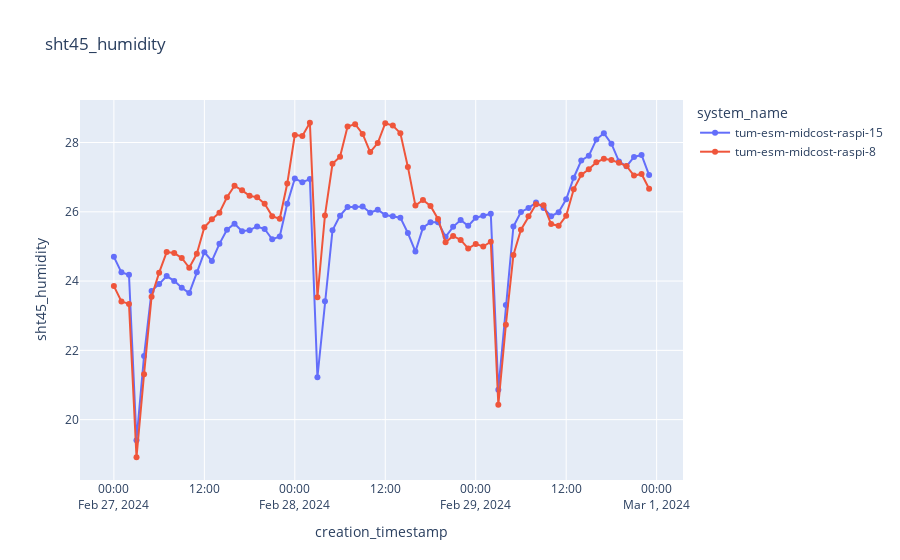

The code cell stored with this chart in its notebook:
### Markdown cell above
# Plot other data directly from local database measurements.parquet

### Code cell
plot_sensor_measurement(df,sensor_id,col_name="sht45_humidity",filter=filter)
